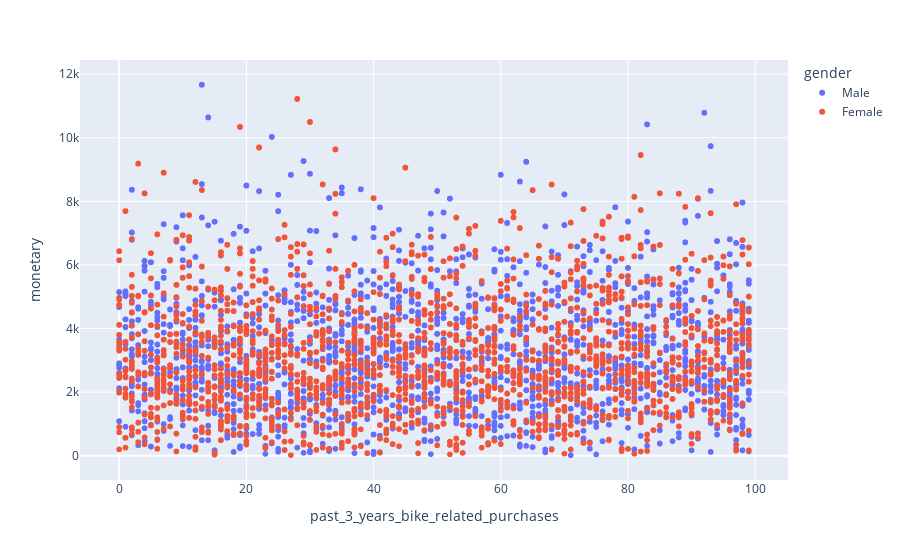

The notebook cell saved with this chart:
### Code cell
fig = px.scatter(merged_tran_cusdemo_rfm, x = 'past_3_years_bike_related_purchases' , y = 'monetary', color = 'gender')
fig.show()

### Figure 1 — Plotly figure (JSON) as saved in the notebook; plotly's stock layout.template omitted (floating-point values rounded to 4 significant figures; data arrays with more than 128 entries replaced by an {"elided": "..."} marker saying what was removed)
{"data": [{"hovertemplate": "gender=Male<br>past_3_years_bike_related_purchases=%{x}<br>monetary=%{y}<extra></extra>", "legendgroup": "Male", "marker": {"color": "#636efa", "symbol": "circle"}, "mode": "markers", "name": "Male", "showlegend": true, "type": "scattergl", "x": {"elided": "9433 int values"}, "xaxis": "x", "y": {"elided": "9433 float values"}, "yaxis": "y"}, {"hovertemplate": "gender=Female<br>past_3_years_bike_related_purchases=%{x}<br>monetary=%{y}<extra></extra>", "legendgroup": "Female", "marker": {"color": "#EF553B", "symbol": "circle"}, "mode": "markers", "name": "Female", "showlegend": true, "type": "scattergl", "x": {"elided": "9921 int values"}, "xaxis": "x", "y": {"elided": "9921 float values"}, "yaxis": "y"}], "layout": {"legend": {"title": {"text": "gender"}, "tracegroupgap": 0}, "margin": {"t": 60}, "xaxis": {"anchor": "y", "domain": [0, 1], "title": {"text": "past_3_years_bike_related_purchases"}}, "yaxis": {"anchor": "x", "domain": [0, 1], "title": {"text": "monetary"}}}}
